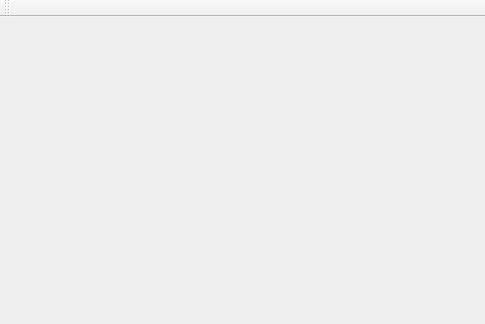
<?xml version="1.0" encoding="UTF-8"?>
<ui version="4.0">
 <class>MainWindow</class>
 <widget class="QMainWindow" name="MainWindow">
  <property name="geometry">
   <rect>
    <x>0</x>
    <y>0</y>
    <width>485</width>
    <height>324</height>
   </rect>
  </property>
  <property name="windowTitle">
   <string>MainWindow</string>
  </property>
  <property name="windowIcon">
   <iconset resource="060_WDromRead.qrc">
    <normaloff>:/Eterm.png</normaloff>:/Eterm.png</iconset>
  </property>
  <widget class="QWidget" name="centralWidget"/>
  <widget class="QToolBar" name="toolBar">
   <property name="windowTitle">
    <string>toolBar</string>
   </property>
   <attribute name="toolBarArea">
    <enum>TopToolBarArea</enum>
   </attribute>
   <attribute name="toolBarBreak">
    <bool>false</bool>
   </attribute>
  </widget>
 </widget>
 <layoutdefault spacing="6" margin="11"/>
 <resources>
  <include location="060_WDromRead.qrc"/>
 </resources>
 <connections/>
</ui>
